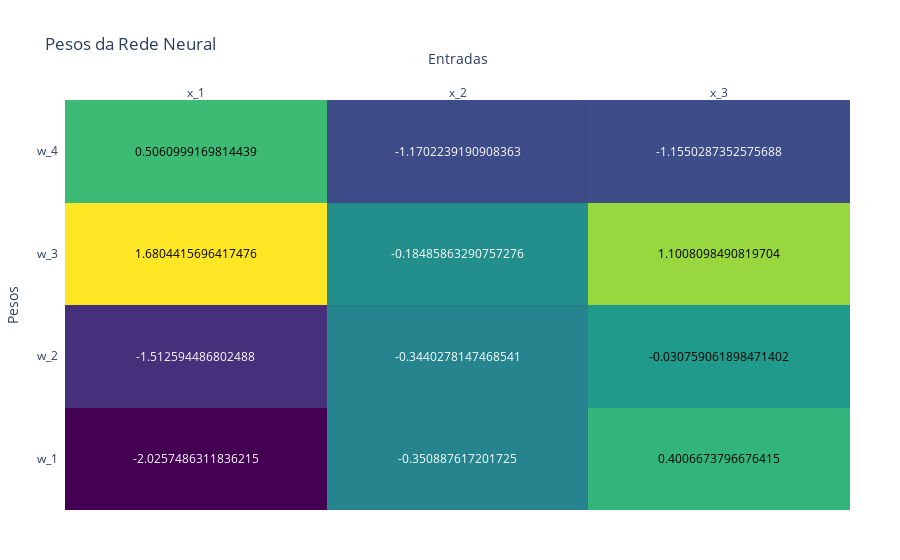

Source (notebook cell):
### Code cell
import plotly.figure_factory as ff
import numpy as np

# Suponha que você tenha uma matriz de pesos (substitua isso pelos seus próprios dados)
#pesos = np.random.rand(10, 10)  # Uma matriz 10x10 de pesos aleatórios para ilustração

# Nomes das camadas (para o eixo x e y)
nome_entrada = [f"x_{i+1}" for i in range(Wxh.shape[1])]
nome_sainda = [f"w_{i+1}" for i in range(Wxh.shape[0])]

# Criar um heatmap com anotações
fig = ff.create_annotated_heatmap(z=Wxh, x=nome_entrada, y=nome_sainda, colorscale='Viridis')

# Personalizar o layout do gráfico
fig.update_layout(
    title='Pesos da Rede Neural',
    xaxis=dict(title='Entradas'),
    yaxis=dict(title='Pesos'),
    margin=dict(l=50, r=50, b=50, t=100),
)

# Mostrar o gráfico
fig.show()

### Figure 1 — Plotly figure (JSON) as saved in the notebook; plotly's stock layout.template omitted (floating-point values rounded to 4 significant figures)
{"data": [{"colorscale": [[0, "#440154"], [0.1111, "#482878"], [0.2222, "#3e4989"], [0.3333, "#31688e"], [0.4444, "#26828e"], [0.5556, "#1f9e89"], [0.6667, "#35b779"], [0.7778, "#6ece58"], [0.8889, "#b5de2b"], [1, "#fde725"]], "reversescale": false, "showscale": false, "type": "heatmap", "x": ["x_1", "x_2", "x_3"], "y": ["w_1", "w_2", "w_3", "w_4"], "z": [[-2.026, -0.3509, 0.4007], [-1.513, -0.344, -0.03076], [1.68, -0.1849, 1.101], [0.5061, -1.17, -1.155]]}], "layout": {"annotations": [{"font": {"color": "#FFFFFF"}, "showarrow": false, "text": "-2.0257486311836215", "x": "x_1", "xref": "x", "y": "w_1", "yref": "y"}, {"font": {"color": "#FFFFFF"}, "showarrow": false, "text": "-0.350887617201725", "x": "x_2", "xref": "x", "y": "w_1", "yref": "y"}, {"font": {"color": "#000000"}, "showarrow": false, "text": "0.4006673796676415", "x": "x_3", "xref": "x", "y": "w_1", "yref": "y"}, {"font": {"color": "#FFFFFF"}, "showarrow": false, "text": "-1.512594486802488", "x": "x_1", "xref": "x", "y": "w_2", "yref": "y"}, {"font": {"color": "#FFFFFF"}, "showarrow": false, "text": "-0.3440278147468541", "x": "x_2", "xref": "x", "y": "w_2", "yref": "y"}, {"font": {"color": "#000000"}, "showarrow": false, "text": "-0.030759061898471402", "x": "x_3", "xref": "x", "y": "w_2", "yref": "y"}, {"font": {"color": "#000000"}, "showarrow": false, "text": "1.6804415696417476", "x": "x_1", "xref": "x", "y": "w_3", "yref": "y"}, {"font": {"color": "#FFFFFF"}, "showarrow": false, "text": "-0.18485863290757276", "x": "x_2", "xref": "x", "y": "w_3", "yref": "y"}, {"font": {"color": "#000000"}, "showarrow": false, "text": "1.1008098490819704", "x": "x_3", "xref": "x", "y": "w_3", "yref": "y"}, {"font": {"color": "#000000"}, "showarrow": false, "text": "0.5060999169814439", "x": "x_1", "xref": "x", "y": "w_4", "yref": "y"}, {"font": {"color": "#FFFFFF"}, "showarrow": false, "text": "-1.1702239190908363", "x": "x_2", "xref": "x", "y": "w_4", "yref": "y"}, {"font": {"color": "#FFFFFF"}, "showarrow": false, "text": "-1.1550287352575688", "x": "x_3", "xref": "x", "y": "w_4", "yref": "y"}], "margin": {"b": 50, "l": 50, "r": 50, "t": 100}, "title": {"text": "Pesos da Rede Neural"}, "xaxis": {"dtick": 1, "gridcolor": "rgb(0, 0, 0)", "side": "top", "ticks": "", "title": {"text": "Entradas"}}, "yaxis": {"dtick": 1, "ticks": "", "ticksuffix": "  ", "title": {"text": "Pesos"}}}}
